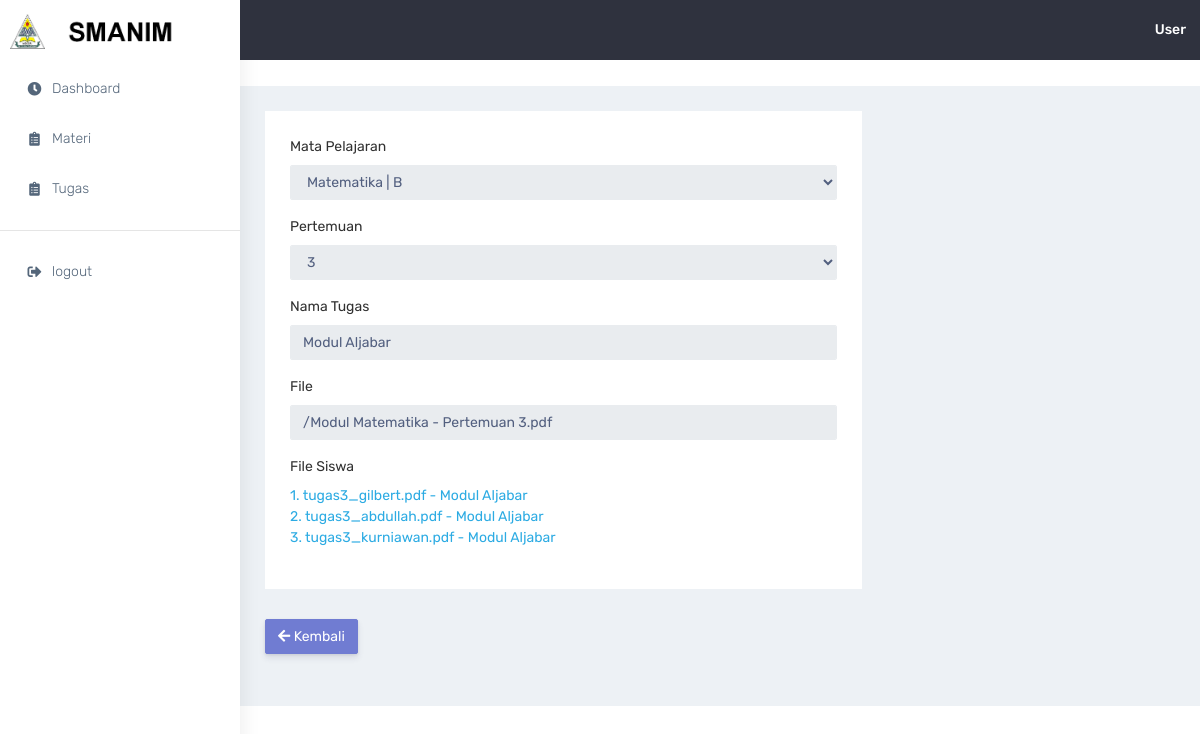
The page /guru/detail-tugas.php?kode=15 (signed in) on the database its author committed.
### tables this page shows
CREATE TABLE `tbl_file` (
  `id_file` int(11) NOT NULL,
  `id_mapel` int(11) NOT NULL,
  `pertemuan` char(2) NOT NULL,
  `nama` varchar(100) NOT NULL,
  `tipe` enum('mod','tgs') NOT NULL,
  `file` varchar(255) NOT NULL,
  `tgl_tambah` date DEFAULT NULL,
  `tgl_ubah` date DEFAULT NULL
);

CREATE TABLE `tbl_mapel` (
  `id_mapel` int(11) NOT NULL,
  `id_user` int(11) NOT NULL,
  `mapel` varchar(100) NOT NULL,
  `kelas` char(1) NOT NULL
);

CREATE TABLE `tbl_tugas` (
  `id_tugas` int(11) NOT NULL,
  `id_user` int(11) NOT NULL,
  `id_mapel` int(11) NOT NULL,
  `pertemuan` char(2) NOT NULL,
  `tugas` varchar(100) NOT NULL,
  `tgl_up` date NOT NULL
);

### guru/detail-tugas.php (the view, shortened to what this page needs)
<?php require_once('navbar.php');
if(isset($_GET['kode'])){
  $kode = $_GET['kode'];
  $sql = mysqli_query($con, "SELECT * FROM tbl_file a INNER JOIN tbl_mapel b ON b.id_mapel=a.id_mapel WHERE a.id_file = $kode");
  $data = mysqli_fetch_array($sql);
}
?>
            <div class="container-fluid">
                <div class="row">
                    <div class="col-md-8">
                        <div class="white-box">
                          <form method="post" enctype="multipart/form-data">
                            <div class="form-group">
                              <label for="exampleInputEmail1">Mata Pelajaran</label>
                              <select class="form-control" name="mapel" disabled>
                                <option value="<?= $data['id_mapel'] ?>"><?php echo $data['mapel']." | ".$data['kelas'] ?></option>
                              </select>
                            </div>
                            <div class="form-group">
                              <label for="exampleInputEmail1">Pertemuan</label>
                              <select class="form-control" name="pert" disabled>
                                <option value="<?= $data['pertemuan'] ?>"><?= $data['pertemuan'] ?></option>
                              </select>
                            </div>
                            <div class="form-group">
                              <label for="exampleInputEmail1">Nama Tugas</label>
                              <input type="text" name="tugas" class="form-control" id="exampleInputEmail1" aria-describedby="emailHelp" value="<?= $data['nama'] ?>" disabled>
                            </div>
                            <div class="form-group">
                              <label for="exampleFormControlFile1">File</label>
                              <input type="text" name="tugas" class="form-control" id="exampleInputEmail1" aria-describedby="emailHelp" value="<?php echo substr($data['file'],14); ?>" disabled>
                            </div>
                            <?php
                              $no = 1;
                              $sql2 = mysqli_query($con,"SELECT * FROM tbl_tugas a INNER JOIN tbl_mapel b ON b.id_mapel = a.id_mapel INNER JOIN tbl_user c ON c.id_user = a.id_user INNER JOIN tbl_file d ON d.id_mapel = b.id_mapel WHERE a.id_mapel=b.id_mapel AND d.id_file=$kode"); ?>
                            <div class="form-group">
                              <label for="exampleFormControlFile1">File Siswa</label><br>
                              <?php while ($data2 = mysqli_fetch_array($sql2)) { ?>
                              <a href="download.php?kode=<?= $data['id_tugas']; ?>"><?php echo $no.". ".substr($data2['tugas'],14)." - ".$data2['nama']; ?></a><br>
                              <?php $no++; } ?>
                            </div>
                          </div>
                        <a href="tugas.php" class="btn btn-primary">
                            <i class="fas fa-arrow-left"></i> Kembali
                        </a>
                          </div>
                    </div>
                </div>
            </div>

### rows shown on the page
tbl_file: mapel "Matematika | B", pert "3", tugas "Modul Aljabar", tugas "/Modul Matematika - Pertemuan 3.pdf"
tbl_tugas: tugas "tugas3_gilbert.pdf", tbl_file.nama "Modul Aljabar"
tbl_tugas: tugas "tugas3_abdullah.pdf", tbl_file.nama "Modul Aljabar"
tbl_tugas: tugas "tugas3_kurniawan.pdf", tbl_file.nama "Modul Aljabar"

### other values the page prints
$namau "User"
